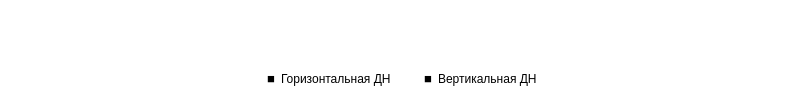
      <widget class="QWidget" name="tab_Polar">
       <property name="autoFillBackground">
        <bool>false</bool>
       </property>
       <property name="styleSheet">
        <string notr="true">background-color: white;</string>
       </property>
       <attribute name="title">
        <string>Полярный</string>
       </attribute>
       <layout class="QGridLayout" name="gridLayout">
        <item row="1" column="0">
         <spacer name="horizontalSpacer_10">
          <property name="orientation">
           <enum>Qt::Horizontal</enum>
          </property>
          <property name="sizeHint" stdset="0">
           <size>
            <width>250</width>
            <height>20</height>
           </size>
          </property>
         </spacer>
        </item>
        <item row="0" column="0" colspan="7">
         <widget class="QwtPolarPlot" name="PlotPolar">
          <property name="palette">
           <palette>
            <active>
             <colorrole role="Button">
              <brush brushstyle="SolidPattern">
               <color alpha="255">
                <red>255</red>
                <green>255</green>
                <blue>255</blue>
               </color>
              </brush>
             </colorrole>
             <colorrole role="Base">
              <brush brushstyle="SolidPattern">
               <color alpha="255">
                <red>255</red>
                <green>255</green>
                <blue>255</blue>
               </color>
              </brush>
             </colorrole>
             <colorrole role="Window">
              <brush brushstyle="SolidPattern">
               <color alpha="255">
                <red>255</red>
                <green>255</green>
                <blue>255</blue>
               </color>
              </brush>
             </colorrole>
            </active>
            <inactive>
             <colorrole role="Button">
              <brush brushstyle="SolidPattern">
               <color alpha="255">
                <red>255</red>
                <green>255</green>
                <blue>255</blue>
               </color>
              </brush>
             </colorrole>
             <colorrole role="Base">
              <brush brushstyle="SolidPattern">
               <color alpha="255">
                <red>255</red>
                <green>255</green>
                <blue>255</blue>
               </color>
              </brush>
             </colorrole>
             <colorrole role="Window">
              <brush brushstyle="SolidPattern">
               <color alpha="255">
                <red>255</red>
                <green>255</green>
                <blue>255</blue>
               </color>
              </brush>
             </colorrole>
            </inactive>
            <disabled>
             <colorrole role="Button">
              <brush brushstyle="SolidPattern">
               <color alpha="255">
                <red>255</red>
                <green>255</green>
                <blue>255</blue>
               </color>
              </brush>
             </colorrole>
             <colorrole role="Base">
              <brush brushstyle="SolidPattern">
               <color alpha="255">
                <red>255</red>
                <green>255</green>
                <blue>255</blue>
               </color>
              </brush>
             </colorrole>
             <colorrole role="Window">
              <brush brushstyle="SolidPattern">
               <color alpha="255">
                <red>255</red>
                <green>255</green>
                <blue>255</blue>
               </color>
              </brush>
             </colorrole>
            </disabled>
           </palette>
          </property>
          <property name="cursor">
           <cursorShape>OpenHandCursor</cursorShape>
          </property>
          <property name="mouseTracking">
           <bool>false</bool>
          </property>
          <property name="contextMenuPolicy">
           <enum>Qt::CustomContextMenu</enum>
          </property>
          <property name="acceptDrops">
           <bool>false</bool>
          </property>
          <property name="frameShape">
           <enum>QFrame::NoFrame</enum>
          </property>
          <property name="frameShadow">
           <enum>QFrame::Plain</enum>
          </property>
          <property name="midLineWidth">
           <number>-3</number>
          </property>
         </widget>
        </item>
        <item row="1" column="1">
         <widget class="QLabel" name="labelPolar_ColorHorizDN_Box">
          <property name="text">
           <string>&lt;html&gt;&lt;head/&gt;&lt;body&gt;&lt;p&gt;&lt;span style=&quot; font-size:10pt;&quot;&gt;■&lt;/span&gt;&lt;/p&gt;&lt;/body&gt;&lt;/html&gt;</string>
          </property>
         </widget>
        </item>
        <item row="1" column="2">
         <widget class="QLabel" name="labelDec_ColorHorizDN_Text_2">
          <property name="maximumSize">
           <size>
            <width>16777215</width>
            <height>20</height>
           </size>
          </property>
          <property name="text">
           <string>&lt;html&gt;&lt;head/&gt;&lt;body&gt;&lt;p&gt;Горизонтальная ДН&lt;/p&gt;&lt;/body&gt;&lt;/html&gt;</string>
          </property>
         </widget>
        </item>
        <item row="1" column="3">
         <spacer name="horizontalSpacer_8">
          <property name="orientation">
           <enum>Qt::Horizontal</enum>
          </property>
          <property name="sizeType">
           <enum>QSizePolicy::Maximum</enum>
          </property>
          <property name="sizeHint" stdset="0">
           <size>
            <width>21</width>
            <height>20</height>
           </size>
          </property>
         </spacer>
        </item>
        <item row="1" column="4">
         <widget class="QLabel" name="labelPolar_ColorVertzDN_Box">
          <property name="text">
           <string>&lt;html&gt;&lt;head/&gt;&lt;body&gt;&lt;p&gt;&lt;span style=&quot; font-size:10pt;&quot;&gt;■&lt;/span&gt;&lt;/p&gt;&lt;/body&gt;&lt;/html&gt;</string>
          </property>
         </widget>
        </item>
        <item row="1" column="5">
         <widget class="QLabel" name="labelDec_ColorVertDN_Text_2">
          <property name="text">
           <string>&lt;html&gt;&lt;head/&gt;&lt;body&gt;&lt;p&gt;Вертикальная ДН&lt;/p&gt;&lt;/body&gt;&lt;/html&gt;</string>
          </property>
         </widget>
        </item>
        <item row="1" column="6">
         <spacer name="horizontalSpacer_9">
          <property name="orientation">
           <enum>Qt::Horizontal</enum>
          </property>
          <property name="sizeHint" stdset="0">
           <size>
            <width>250</width>
            <height>20</height>
           </size>
          </property>
         </spacer>
        </item>
       </layout>
      </widget>
